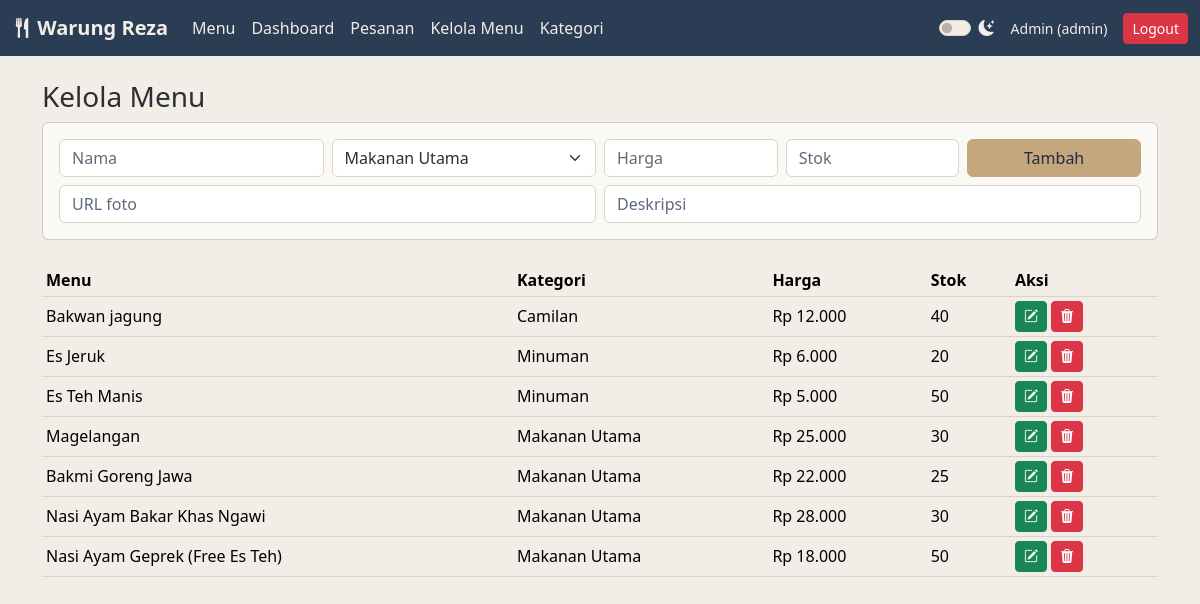
The page /admin_menu.php (signed in) on the database as committed earlier.
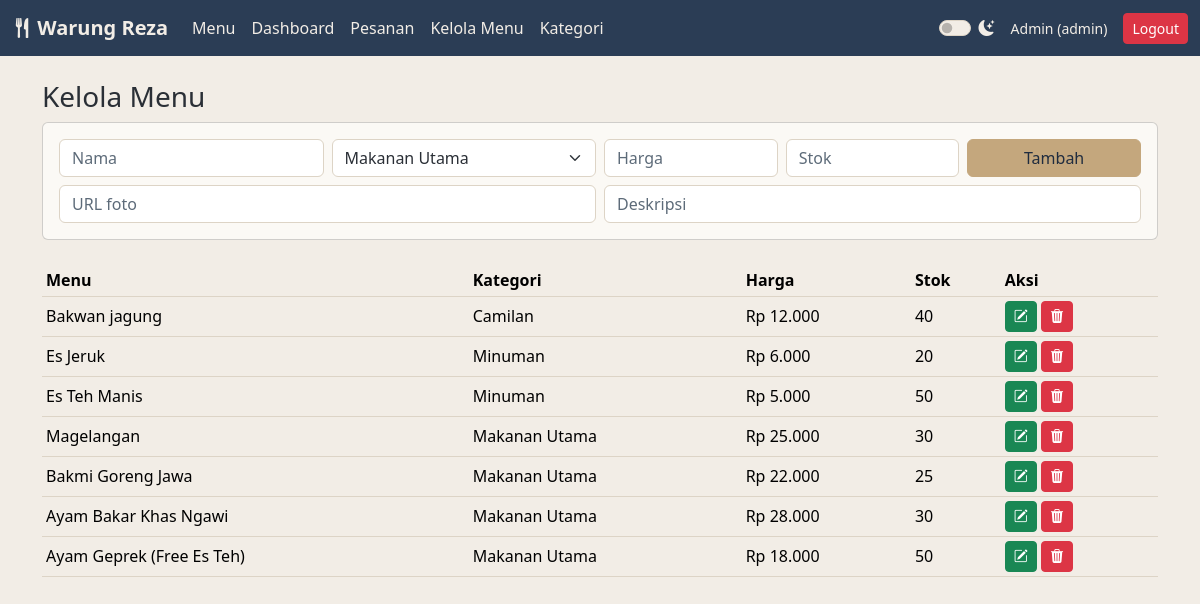
The same page on the database as committed later.
### tables this page shows
CREATE TABLE menus (
    id INT AUTO_INCREMENT PRIMARY KEY,
    category_id INT,
    name VARCHAR(100),
    description TEXT,
    price INT,
    stock INT DEFAULT 0,
    image VARCHAR(255),
    FOREIGN KEY (category_id) REFERENCES categories(id)
);

CREATE TABLE categories (
    id INT AUTO_INCREMENT PRIMARY KEY,
    name VARCHAR(60)
);

### admin_menu.php (the view, shortened to what this page needs)
<?php
    include 'backend/koneksi.php';
    $kategori = mysqli_query($koneksi, "SELECT * FROM categories");
    $edit = '';
    $daftar = mysqli_query($koneksi,
        "SELECT m.*, c.name AS kategori, FORMAT(m.price, 0, 'de_DE') AS harga
         FROM menus m JOIN categories c ON c.id = m.category_id ORDER BY m.id DESC");
    include 'header.php';
?>
<div class="container py-4">
        <h3>Kelola Menu</h3>
        <div class="card mb-4">
            <div class="card-body">
                <form method="POST" action="backend/proses_menu.php" class="row g-2">
                    <div class="col-md-3">
                        <input name="name" class="form-control" placeholder="Nama" required value="<?php if ($edit) { echo $edit['name']; } ?>">
                    </div>
                    <div class="col-md-3">
                        <select name="category_id" class="form-select">
                            <?php while ($k = mysqli_fetch_assoc($kategori)) : ?>
                                <option value="<?php echo $k['id']; ?>" <?php if ($edit && $edit['category_id'] == $k['id']) { echo 'selected'; } ?>><?php echo $k['name']; ?></option>
                            <?php endwhile; ?>
                        </select>
                    </div>
                    <div class="col-md-2">
                        <input type="number" name="price" class="form-control" placeholder="Harga" required value="<?php if ($edit) { echo $edit['price']; } ?>">
                    </div>
                    <div class="col-md-2">
                        <input type="number" name="stock" class="form-control" placeholder="Stok" required value="<?php if ($edit) { echo $edit['stock']; } ?>">
                    </div>
                    <div class="col-md-2">
                        <?php if ($edit) : ?>
                            <button type="submit" class="btn btn-success w-100" name="submitEdit">Simpan</button>
                        <?php else : ?>
                            <button type="submit" class="btn btn-warning w-100" name="submitInsert">Tambah</button>
                        <?php endif; ?>
                    </div>
                    <div class="col-md-6">
                        <input name="image" class="form-control" placeholder="URL foto" value="<?php if ($edit) { echo $edit['image']; } ?>">
                    </div>
                    <div class="col-md-6">
                        <input name="description" class="form-control" placeholder="Deskripsi" value="<?php if ($edit) { echo $edit['description']; } ?>">
                    </div>
                </form>
            </div>
        </div>
        <div class="table-responsive">
            <table class="table table-sm align-middle">
                <thead>
                    <tr><th>Menu</th><th>Kategori</th><th>Harga</th><th>Stok</th><th>Aksi</th></tr>
                </thead>
                <tbody>
                    <?php while ($m = mysqli_fetch_assoc($daftar)) : ?>
                        <tr>
                            <td><?php echo $m['name']; ?></td>
                            <td><?php echo $m['kategori']; ?></td>
                            <td>Rp <?php echo $m['harga']; ?></td>
                            <td><?php echo $m['stock']; ?></td>
                            <td>
                                <a href="admin_menu.php?edit=<?php echo $m['id']; ?>" class="btn btn-success btn-sm"><i class="bi bi-pencil-square"></i></a>
                                <a href="backend/proses_menu.php?deleteId=<?php echo $m['id']; ?>" onclick="return confirm('Hapus menu ini?')" class="btn btn-danger btn-sm"><i class="bi bi-trash3-fill"></i></a>
                            </td>
                        </tr>
                    <?php endwhile; ?>
                </tbody>
            </table>
        </div>
    </div>
</body>
</html>

### header.php (shortened to what this page needs)
<?php
    $role = isset($_SESSION['role']) ? $_SESSION['role'] : '';
    $tema = isset($_COOKIE['tema']) ? $_COOKIE['tema'] : 'light';
?>
<!doctype html>
<html lang="en" data-bs-theme="<?php echo $tema; ?>">
  <head>
    <link href="https://cdn.jsdelivr.net/npm/bootstrap@5.3.3/dist/css/bootstrap.min.css" rel="stylesheet">
    <link rel="stylesheet" href="https://cdn.jsdelivr.net/npm/bootstrap-icons@1.13.1/font/bootstrap-icons.min.css">
    <link rel="stylesheet" href="style.css">
  </head>
  <body>
    <nav class="navbar navbar-expand-md" id="main-navbar">
        <div class="container-fluid">
            <a class="navbar-brand fw-bold" href="index.php"><i class="bi bi-fork-knife"></i> Warung Reza
            </a>
            <div class="collapse navbar-collapse" id="navbarMenu">
                <ul class="navbar-nav me-auto mb-2 mb-md-0">
                    <li class="nav-item"><a class="nav-link" href="index.php">Menu</a></li>
                    <?php if ($role == 'admin') : ?>
                        <li class="nav-item"><a class="nav-link" href="admin.php">Dashboard</a></li>
                        <li class="nav-item"><a class="nav-link" href="admin_pesanan.php">Pesanan</a></li>
                        <li class="nav-item"><a class="nav-link" href="admin_menu.php">Kelola Menu</a></li>
                        <li class="nav-item"><a class="nav-link" href="admin_kategori.php">Kategori</a></li>
                    <?php endif; ?>
                </ul>
                <div class="d-flex align-items-center flex-wrap gap-2 my-2 my-md-0">
                    <div class="form-check form-switch me-2 mb-0">
                        <input class="form-check-input" type="checkbox" role="switch" id="temaSwitch" <?php if ($tema == 'dark') { echo 'checked'; } ?>>
                        <label class="form-check-label" for="temaSwitch">
                            <i id="temaIcon" class="bi <?php if ($tema == 'dark') { echo 'bi-sun-fill'; } else { echo 'bi-moon-stars-fill'; } ?>"></i>
                        </label>
                    </div>
                    <?php if (isset($_SESSION['status'])) : ?>
                        <span class="me-2 small"><?php echo htmlspecialchars($_SESSION['nama']); ?> (<?php echo $role; ?>)</span>
                        <a href="backend/logout.php" class="btn btn-danger btn-sm" id="logout-button">Logout</a>
                    <?php else : ?>
                        <a href="login.php" class="btn btn-light btn-sm">Login</a>
                        <a href="sign_up.php" class="btn btn-warning btn-sm">Signup</a>
                    <?php endif; ?>
                </div>
            </div>
        </div>
    </nav>

### style.css (style rules this page uses)
#main-navbar { --navy: #2b3d55; --navy-dark: #1f2c3f; --sand: #f2ede6; --tan: #c4a77d; --slate: #8794a0; --charcoal: #343a42; --bs-warning-rgb: 196, 167, 125; }
[data-bs-theme="light"] { --bs-body-bg: #f2ede6; --bs-body-color: #2a2f36; --bs-border-color: #ddd4c6; --bs-secondary-color: #5d6b79; --bs-secondary-rgb: 93, 107, 121; --bs-link-color-rgb: 43, 61, 85; --bs-link-hover-color-rgb: 31, 44, 63; }
[data-bs-theme="light"] .card { --bs-card-bg: #fbf9f5; }
[data-bs-theme="light"] .form-control, [data-bs-theme="light"] .form-select { background-color: #ffffff; }
#main-navbar { background-color: #2b3d55; }
#main-navbar .nav-link, #main-navbar .navbar-brand, #main-navbar span, #main-navbar label { color: #f2ede6; }
.btn-warning { --bs-btn-color: #1f2c3f; --bs-btn-bg: #c4a77d; --bs-btn-border-color: #c4a77d; --bs-btn-hover-color: #1f2c3f; --bs-btn-hover-bg: #b39466; --bs-btn-hover-border-color: #b39466; --bs-btn-active-color: #1f2c3f; --bs-btn-active-bg: #a98a5c; --bs-btn-active-border-color: #a98a5c; --bs-btn-disabled-color: #1f2c3f; --bs-btn-disabled-bg: #c4a77d; --bs-btn-disabled-border-color: #c4a77d; }

Rows that differ between the two databases and show on the page:
changed menus: name "Nasi Ayam Bakar Khas Ngawi" → "Ayam Bakar Khas Ngawi"
changed menus: name "Nasi Ayam Geprek (Free Es Teh)" → "Ayam Geprek (Free Es Teh)"
